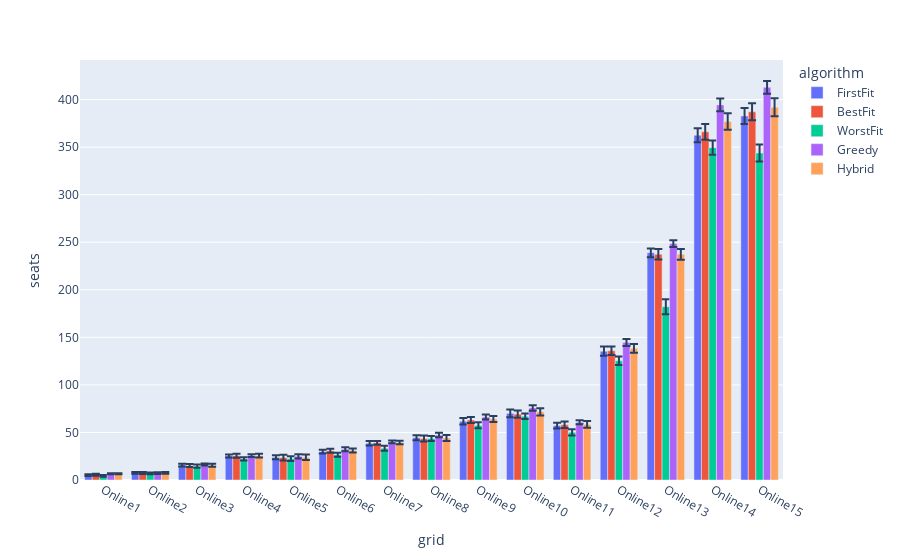

Write notebook code for a chart like this one.
### Markdown cell above
The mean performance of each algorithm per grid:

### Code cell
bar_mean = px.bar(df_sim_comb, x='grid', color='algorithm', y='seats', barmode='group', error_y='std')
bar_mean.show()

### Figure 1 — Plotly figure (JSON) as saved in the notebook; plotly's stock layout.template omitted (floating-point values rounded to 4 significant figures)
{"data": [{"alignmentgroup": "True", "error_y": {"array": [0.9851, 0.9691, 1.369, 1.661, 2.142, 2.006, 2.357, 2.626, 3.362, 3.995, 3.01, 4.884, 4.666, 7.429, 8.483]}, "hovertemplate": "algorithm=FirstFit<br>grid=%{x}<br>seats=%{y}<extra></extra>", "legendgroup": "FirstFit", "marker": {"color": "#636efa"}, "name": "FirstFit", "offsetgroup": "FirstFit", "orientation": "v", "showlegend": true, "textposition": "auto", "type": "bar", "x": ["Online1", "Online2", "Online3", "Online4", "Online5", "Online6", "Online7", "Online8", "Online9", "Online10", "Online11", "Online12", "Online13", "Online14", "Online15"], "xaxis": "x", "y": [5.12, 7.425, 15.69, 25.27, 23.88, 29.8, 38.65, 44.52, 61.79, 70.08, 57.27, 135.4, 238.8, 362.5, 382.7], "yaxis": "y"}, {"alignmentgroup": "True", "error_y": {"array": [1.039, 1.133, 1.583, 2.115, 3.026, 2.165, 1.967, 3.114, 3.185, 3.838, 3.374, 4.524, 5.614, 8.307, 8.961]}, "hovertemplate": "algorithm=BestFit<br>grid=%{x}<br>seats=%{y}<extra></extra>", "legendgroup": "BestFit", "marker": {"color": "#EF553B"}, "name": "BestFit", "offsetgroup": "BestFit", "orientation": "v", "showlegend": true, "textposition": "auto", "type": "bar", "x": ["Online1", "Online2", "Online3", "Online4", "Online5", "Online6", "Online7", "Online8", "Online9", "Online10", "Online11", "Online12", "Online13", "Online14", "Online15"], "xaxis": "x", "y": [5.575, 7.35, 15.24, 25.5, 23.53, 30.71, 39.11, 43.62, 63.12, 69.21, 58.11, 135.9, 237.4, 366.1, 387.2], "yaxis": "y"}, {"alignmentgroup": "True", "error_y": {"array": [0.9938, 0.8865, 1.715, 1.678, 2.541, 2.136, 2.628, 2.548, 3.122, 2.958, 3.253, 4.429, 7.883, 7.429, 8.935]}, "hovertemplate": "algorithm=WorstFit<br>grid=%{x}<br>seats=%{y}<extra></extra>", "legendgroup": "WorstFit", "marker": {"color": "#00cc96"}, "name": "WorstFit", "offsetgroup": "WorstFit", "orientation": "v", "showlegend": true, "textposition": "auto", "type": "bar", "x": ["Online1", "Online2", "Online3", "Online4", "Online5", "Online6", "Online7", "Online8", "Online9", "Online10", "Online11", "Online12", "Online13", "Online14", "Online15"], "xaxis": "x", "y": [4.335, 6.91, 14.54, 22.2, 22.43, 26.46, 33.36, 43.64, 57.47, 66.98, 50.17, 125.4, 182.3, 349.5, 343.8], "yaxis": "y"}, {"alignmentgroup": "True", "error_y": {"array": [0.5759, 0.8583, 1.115, 1.4, 2.249, 2.058, 1.391, 2.366, 2.688, 2.957, 2.042, 3.686, 3.449, 6.789, 6.656]}, "hovertemplate": "algorithm=Greedy<br>grid=%{x}<br>seats=%{y}<extra></extra>", "legendgroup": "Greedy", "marker": {"color": "#ab63fa"}, "name": "Greedy", "offsetgroup": "Greedy", "orientation": "v", "showlegend": true, "textposition": "auto", "type": "bar", "x": ["Online1", "Online2", "Online3", "Online4", "Online5", "Online6", "Online7", "Online8", "Online9", "Online10", "Online11", "Online12", "Online13", "Online14", "Online15"], "xaxis": "x", "y": [6.6, 7.205, 16.3, 25.64, 24.95, 32.38, 40.07, 47.22, 66.19, 75.72, 60.67, 144.5, 248.5, 394.4, 412.9], "yaxis": "y"}, {"alignmentgroup": "True", "error_y": {"array": [0.5759, 1.007, 1.507, 2.024, 2.816, 2.056, 1.835, 3.217, 3.102, 3.824, 3.479, 4.516, 5.614, 8.763, 9.379]}, "hovertemplate": "algorithm=Hybrid<br>grid=%{x}<br>seats=%{y}<extra></extra>", "legendgroup": "Hybrid", "marker": {"color": "#FFA15A"}, "name": "Hybrid", "offsetgroup": "Hybrid", "orientation": "v", "showlegend": true, "textposition": "auto", "type": "bar", "x": ["Online1", "Online2", "Online3", "Online4", "Online5", "Online6", "Online7", "Online8", "Online9", "Online10", "Online11", "Online12", "Online13", "Online14", "Online15"], "xaxis": "x", "y": [6.6, 7.495, 15.52, 25.57, 23.93, 31.02, 39.47, 44.16, 64.17, 71.74, 58.44, 138.4, 237.3, 377.0, 391.9], "yaxis": "y"}], "layout": {"barmode": "group", "legend": {"title": {"text": "algorithm"}, "tracegroupgap": 0}, "margin": {"t": 60}, "xaxis": {"anchor": "y", "domain": [0, 1], "title": {"text": "grid"}}, "yaxis": {"anchor": "x", "domain": [0, 1], "title": {"text": "seats"}}}}
